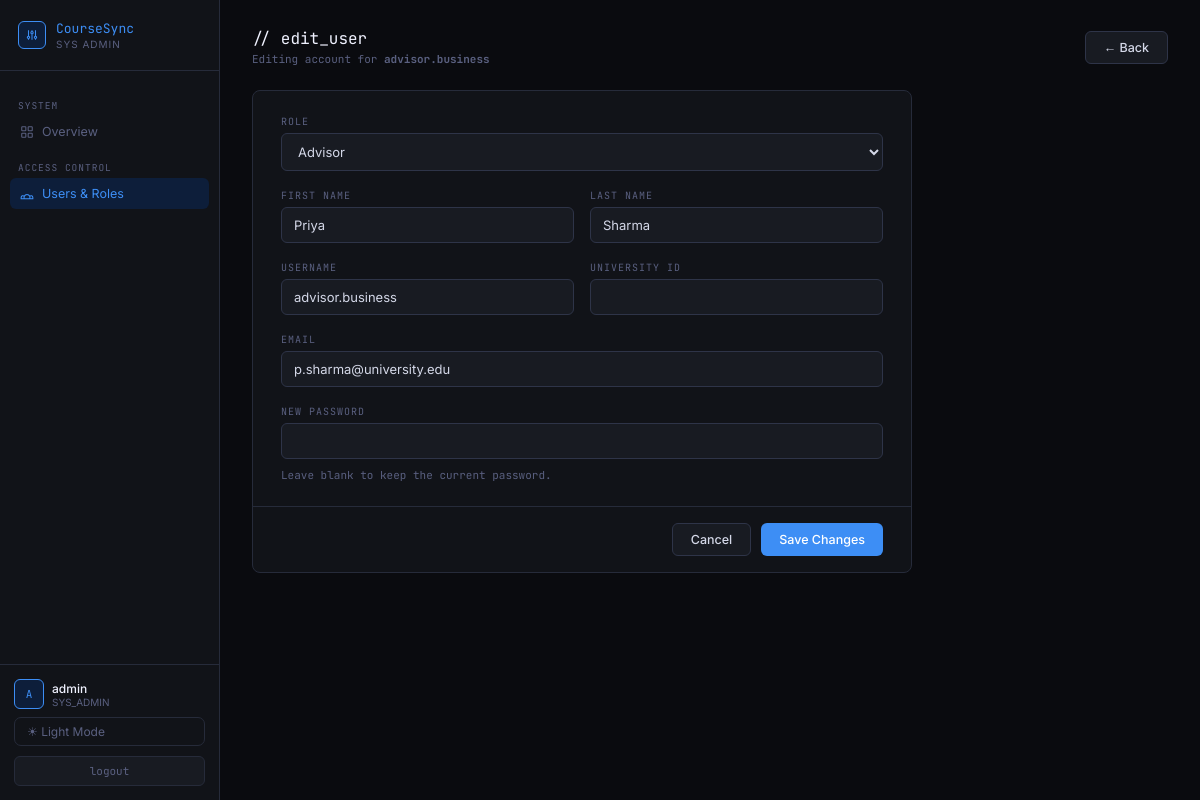
/users/11/edit/ (signed in), run on the app's committed database.
### accounts/models.py (models this page shows, shortened)
class User(AbstractUser):
    class Roles(models.TextChoices):
        STUDENT = "student", "Student"
        TA = "ta", "Teaching Assistant"
        PROFESSOR = "professor", "Professor"
        ADVISOR = "advisor", "Advisor"
        REGISTRAR = "registrar", "Registrar"
        SYSADMIN = "sysadmin", "System Admin"
    role = models.CharField(max_length=20, choices=Roles.choices)
    university_id = models.CharField(max_length=20, unique=True, null=True, blank=True)

### academics/views.py (the view, shortened to what this page needs)
# urls.py: path("users/<int:user_id>/edit/", edit_user, name="edit_user"),
@login_required
@role_required("sysadmin")
def edit_user(request, user_id):
    from accounts.models import User
    user = get_object_or_404(User, id=user_id)
    form = EditUserForm(request.POST or None, instance=user)
    return render(request, "edit_user.html", {
        "form": form,
        "edited_user": user,
        "courses": Course.objects.select_related("professor").all(),
    })

### academics/forms.py (shortened to what this page needs)
class EditUserForm(forms.ModelForm):
    ROLE_CHOICES = [
        ("student", "Student"),
        ("ta", "Teaching Assistant"),
        ("professor", "Professor"),
        ("advisor", "Advisor"),
        ("registrar", "Registrar"),
        ("sysadmin", "Sys Admin"),
    ]
    role = forms.ChoiceField(choices=ROLE_CHOICES)
    new_password = forms.CharField(
        widget=forms.PasswordInput,
        required=False,
        label="New Password",
        help_text="Leave blank to keep current password.",
    )
    ta_course = forms.ModelChoiceField(
        queryset=Course.objects.select_related("professor").all(),
        required=False,
        empty_label="— Select a course —",
    )
    class Meta:
        model = User
        fields = ["first_name", "last_name", "username", "email", "university_id", "role"]
    def __init__(self, *args, **kwargs):
        super().__init__(*args, **kwargs)
        if self.instance and self.instance.pk:
            try:
                self.initial["ta_course"] = self.instance.ta_profile.course
            except TAProfile.DoesNotExist:
                pass

### academics/models.py (called while the page is built)
    def __str__(self):
        return f"{self.code} - {self.title}"

### templates/edit_user.html (shortened to what this page needs)
{% load static %}
<!DOCTYPE html>
<html lang="en" data-theme="{{ request.session.theme|default:'dark' }}">
<head>
  <link rel="stylesheet" href="{% static 'css/sysadmin.css' %}">
</head>
<body>
<div class="shell">
  <aside class="sidebar">
    <div class="brand">
      <div class="brand-icon">
        <svg fill="none" stroke="currentColor" stroke-width="1.8" viewBox="0 0 24 24"><path d="M12 6V4m0 2a2 2 0 100 4m0-4a2 2 0 110 4m-6 8a2 2 0 100-4m0 4a2 2 0 110-4m0 4v2m0-6V4m6 6v10m6-2a2 2 0 100-4m0 4a2 2 0 110-4m0 4v2m0-6V4"/></svg>
      </div>
      <div class="brand-text">
        <div class="brand-mark">CourseSync</div>
        <div class="brand-role">Sys Admin</div>
      </div>
    </div>
    <nav class="nav">
      <div class="nav-section">System</div>
      <a class="nav-item" href="{% url 'sysadmin_dashboard' %}">
        <svg class="nav-icon" fill="none" stroke="currentColor" stroke-width="1.8" viewBox="0 0 24 24"><rect x="3" y="3" width="7" height="7" rx="1"/><rect x="14" y="3" width="7" height="7" rx="1"/><rect x="3" y="14" width="7" height="7" rx="1"/><rect x="14" y="14" width="7" height="7" rx="1"/></svg>
        Overview
      </a>
      <div class="nav-section">Access Control</div>
      <a class="nav-item active" href="{% url 'users_list' %}">
        <svg class="nav-icon" fill="none" stroke="currentColor" stroke-width="1.8" viewBox="0 0 24 24"><path d="M17 20h5v-2a3 3 0 00-5.356-1.857M17 20H7m10 0v-2c0-.656-.126-1.283-.356-1.857M7 20H2v-2a3 3 0 015.356-1.857M7 20v-2c0-.656.126-1.283.356-1.857m0 0a5.002 5.002 0 019.288 0"/></svg>
        Users & Roles
      </a>
    </nav>
    <div class="sidebar-footer">
      <div class="user-card">
        <div class="avatar">{{ request.user.first_name|default:request.user.username|slice:":1"|upper }}{{ request.user.last_name|slice:":1"|upper }}</div>
        <div>
          <div class="user-name">{{ request.user.get_full_name|default:request.user.username }}</div>
          <div class="user-role">SYS_ADMIN</div>
        </div>
      </div>
      <form method="post" action="{% url 'set_theme' %}">
        {% if request.session.theme == "light" %}
          <input type="hidden" name="theme" value="dark">
          <button type="submit" class="theme-btn">🌙 Dark Mode</button>
        {% else %}
          <button type="submit" class="theme-btn">☀ Light Mode</button>
        {% endif %}
      </form>
      <form method="post" action="{% url 'logout' %}">
        <button type="submit" class="logout-btn">logout</button>
      </form>
    </div>
  </aside>
  <main class="main">
    <div class="page-header">
      <div>
        <div class="page-title">// edit_user</div>
        <div class="page-sub">Editing account for <strong>{{ edited_user.username }}</strong></div>
      </div>
      <a href="{% url 'users_list' %}" class="btn btn-ghost">← Back</a>
    </div>
    <div class="form-card">
      <form method="post">
        <div class="form-body">
          <div class="field">
            <label for="{{ form.role.id_for_label }}">Role</label>
            {{ form.role }}
          </div>
          <div class="form-row">
            <div class="field">
              <label for="{{ form.first_name.id_for_label }}">First Name</label>
              {{ form.first_name }}
            </div>
            <div class="field">
              <label for="{{ form.last_name.id_for_label }}">Last Name</label>
              {{ form.last_name }}
            </div>
          </div>
          <div class="form-row">
            <div class="field">
              <label for="{{ form.username.id_for_label }}">Username</label>
              {{ form.username }}
            </div>
            <div class="field">
              <label for="{{ form.university_id.id_for_label }}">University ID</label>
              {{ form.university_id }}
            </div>
          </div>
          <div class="field">
            <label for="{{ form.email.id_for_label }}">Email</label>
            {{ form.email }}
          </div>
          <div class="field">
            <label for="{{ form.new_password.id_for_label }}">New Password</label>
            {{ form.new_password }}
            <div class="field-hint">Leave blank to keep the current password.</div>
          </div>
        </div>
        <div class="form-actions">
          <a href="{% url 'users_list' %}" class="btn btn-ghost">Cancel</a>
          <button type="submit" class="btn btn-primary">Save Changes</button>
        </div>
      </form>
    </div>
  </main>
</div>
</body>
</html>

### static/css/sysadmin.css (style rules this page uses)
:root { --bg: #0A0B0F; --surface: #111318; --surface2: #181B22; --surface3: #1E2230; --border: #262B3A; --border2: #2E3448; --text: #D4D8E8; --text-bright: #F0F2FF; --muted: #5A6080; --accent: #3D8EF5; --accent-dim: #0D1E3A; --green: #3DBF7C; --green-dim: #0A2018; --amber: #F0A030; --amber-dim: #241808; --red: #F05060; --red-dim: #240A10; --purple: #A070F0; --purple-dim: #180A28; --mono: 'JetBrains Mono', monospace; --radius: 8px; }
*, *::before, *::after { box-sizing: border-box; margin: 0; padding: 0; }
body { font-family: 'Inter', sans-serif; background: var(--bg); color: var(--text); min-height: 100vh; font-size: 13px; }
.shell { display: grid; grid-template-columns: 220px 1fr; min-height: 100vh; }
.sidebar { background: var(--surface); border-right: 1px solid var(--border); display: flex; flex-direction: column; position: sticky; top: 0; height: 100vh; }
.brand { padding: 20px 18px; border-bottom: 1px solid var(--border); display: flex; align-items: center; gap: 10px; }
.brand-icon { width: 28px; height: 28px; border-radius: 6px; background: var(--accent-dim); border: 1px solid var(--accent); display: flex; align-items: center; justify-content: center; }
.brand-icon svg { width: 14px; height: 14px; color: var(--accent); }
.brand-mark { font-family: var(--mono); font-size: 13px; color: var(--accent); }
.brand-role { font-size: 10px; color: var(--muted); text-transform: uppercase; letter-spacing: 1px; margin-top: 1px; }
.nav { padding: 14px 10px; flex: 1; overflow-y: auto; }
.nav-section { font-family: var(--mono); font-size: 9.5px; color: var(--muted); text-transform: uppercase; letter-spacing: 1px; padding: 0 8px; margin: 14px 0 4px; }
.nav-item { display: flex; align-items: center; gap: 8px; padding: 8px 10px; border-radius: 6px; color: var(--muted); font-size: 12.5px; cursor: pointer; transition: all 0.1s; text-decoration: none; margin-bottom: 1px; }
.nav-item.active { background: var(--accent-dim); color: var(--accent); }
.nav-icon { width: 14px; height: 14px; flex-shrink: 0; }
.sidebar-footer { padding: 14px; border-top: 1px solid var(--border); }
.user-card { display: flex; align-items: center; gap: 8px; }
.avatar { width: 30px; height: 30px; border-radius: 6px; background: var(--accent-dim); border: 1px solid var(--accent); display: flex; align-items: center; justify-content: center; font-family: var(--mono); font-size: 11px; color: var(--accent); }
.user-name { font-size: 12px; font-weight: 500; color: var(--text-bright); }
.user-role { font-size: 10px; color: var(--muted); }
.main { padding: 28px 32px; }
.page-header { margin-bottom: 24px; display: flex; justify-content: space-between; align-items: center; }
.page-title { font-family: var(--mono); font-size: 16px; color: var(--text-bright); }
.page-sub { font-size: 11px; color: var(--muted); margin-top: 3px; font-family: var(--mono); }
.btn { padding: 7px 14px; border-radius: 6px; font-size: 12px; font-weight: 500; cursor: pointer; border: none; font-family: 'Inter', sans-serif; }
.btn-primary { background: var(--accent); color: white; }
.btn-ghost { background: var(--surface2); color: var(--text); border: 1px solid var(--border); }
.logout-btn { width: 100%; padding: 8px 12px; margin-top: 12px; border: 1px solid var(--border); border-radius: 7px; background: var(--surface2); color: var(--text); font-family: 'IBM Plex Sans', sans-serif; font-size: 13px; cursor: pointer; transition: all 0.15s; }
.theme-btn { width:100%; padding:6px 12px; margin-top:8px; border:1px solid var(--border); border-radius:7px; background:transparent; color:var(--muted); font-size:12px; cursor:pointer; transition:all 0.15s; text-align:left; font-family:inherit; }

### static/css/coursesync-core.css (style rules this page uses)
html { box-sizing: border-box; }
*, *::before, *::after { box-sizing: inherit; }
a { text-decoration: none; }
button, input, select, textarea { font: inherit; }
img, svg { max-width: 100%; }
.logout-btn { width: 100%; padding: 8px 12px; margin-top: 10px; border: 1px solid var(--border); border-radius: 7px; background: transparent; color: var(--text); font: inherit; cursor: pointer; transition: 0.15s ease; }

### data on the page
User: user.first_name "A", user.get_full_name "admin"
User: username "advisor.business", role "Advisor", first_name "Priya", last_name "Sharma", email "p.sharma@university.edu"
